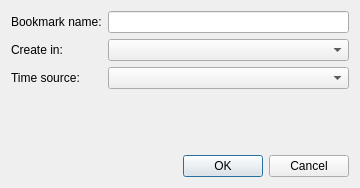
<ui version="4.0" >
 <class>addBookmarkDialog</class>
 <widget class="QDialog" name="addBookmarkDialog" >
  <property name="windowModality" >
   <enum>Qt::ApplicationModal</enum>
  </property>
  <property name="geometry" >
   <rect>
    <x>0</x>
    <y>0</y>
    <width>360</width>
    <height>188</height>
   </rect>
  </property>
  <property name="windowTitle" >
   <string>Bookmark Location</string>
  </property>
  <layout class="QVBoxLayout" name="verticalLayout" >
   <item>
    <layout class="QGridLayout" name="gridLayout" >
     <item row="0" column="0" >
      <widget class="QLabel" name="label" >
       <property name="text" >
        <string>Bookmark name:</string>
       </property>
      </widget>
     </item>
     <item row="0" column="1" >
      <widget class="QLineEdit" name="bookmarkNameEdit" />
     </item>
     <item row="1" column="1" >
      <widget class="QComboBox" name="createInCombo" />
     </item>
     <item row="1" column="0" >
      <widget class="QLabel" name="label_2" >
       <property name="text" >
        <string>Create in:</string>
       </property>
      </widget>
     </item>
     <item row="2" column="0" >
      <widget class="QLabel" name="label_3" >
       <property name="text" >
        <string>Time source:</string>
       </property>
      </widget>
     </item>
     <item row="2" column="1" >
      <widget class="QComboBox" name="timeSourceCombo" />
     </item>
    </layout>
   </item>
   <item>
    <spacer name="verticalSpacer" >
     <property name="orientation" >
      <enum>Qt::Vertical</enum>
     </property>
     <property name="sizeHint" stdset="0" >
      <size>
       <width>20</width>
       <height>24</height>
      </size>
     </property>
    </spacer>
   </item>
   <item>
    <widget class="QDialogButtonBox" name="buttonBox" >
     <property name="orientation" >
      <enum>Qt::Horizontal</enum>
     </property>
     <property name="standardButtons" >
      <set>QDialogButtonBox::Cancel|QDialogButtonBox::Ok</set>
     </property>
    </widget>
   </item>
  </layout>
 </widget>
 <resources/>
 <connections>
  <connection>
   <sender>buttonBox</sender>
   <signal>accepted()</signal>
   <receiver>addBookmarkDialog</receiver>
   <slot>accept()</slot>
   <hints>
    <hint type="sourcelabel" >
     <x>248</x>
     <y>254</y>
    </hint>
    <hint type="destinationlabel" >
     <x>157</x>
     <y>274</y>
    </hint>
   </hints>
  </connection>
  <connection>
   <sender>buttonBox</sender>
   <signal>rejected()</signal>
   <receiver>addBookmarkDialog</receiver>
   <slot>reject()</slot>
   <hints>
    <hint type="sourcelabel" >
     <x>316</x>
     <y>260</y>
    </hint>
    <hint type="destinationlabel" >
     <x>286</x>
     <y>274</y>
    </hint>
   </hints>
  </connection>
 </connections>
</ui>
